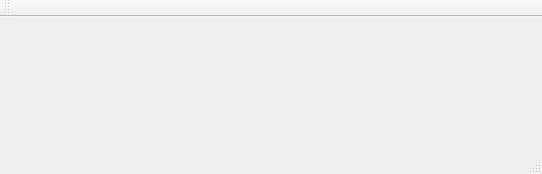
<?xml version="1.0" encoding="UTF-8"?>
<ui version="4.0">
 <class>Keyboard</class>
 <widget class="QMainWindow" name="Keyboard">
  <property name="geometry">
   <rect>
    <x>0</x>
    <y>0</y>
    <width>542</width>
    <height>174</height>
   </rect>
  </property>
  <property name="windowTitle">
   <string>Keyboard</string>
  </property>
  <widget class="QWidget" name="centralWidget"/>
  <widget class="QMenuBar" name="menuBar">
   <property name="geometry">
    <rect>
     <x>0</x>
     <y>0</y>
     <width>542</width>
     <height>21</height>
    </rect>
   </property>
  </widget>
  <widget class="QToolBar" name="mainToolBar">
   <attribute name="toolBarArea">
    <enum>TopToolBarArea</enum>
   </attribute>
   <attribute name="toolBarBreak">
    <bool>false</bool>
   </attribute>
  </widget>
  <widget class="QStatusBar" name="statusBar"/>
 </widget>
 <layoutdefault spacing="6" margin="11"/>
 <resources/>
 <connections/>
</ui>
